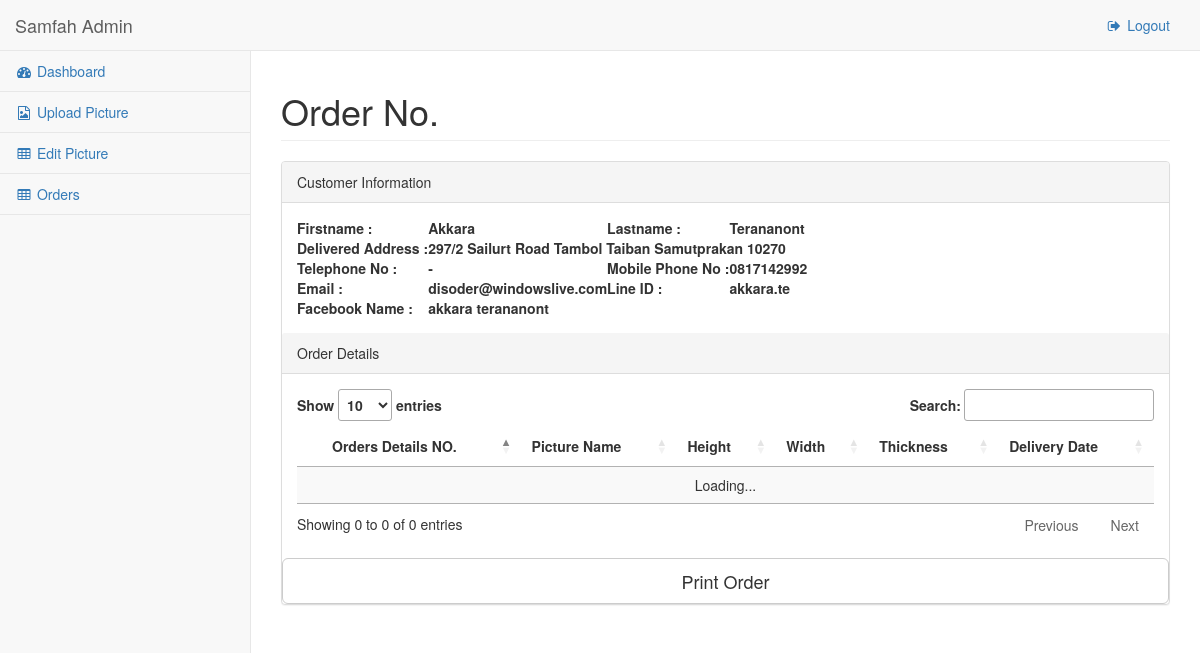
Page /backoffice/pages/orders-details.php (signed in) on the committed database.
### tables this page shows
CREATE TABLE `orders` (
  `Order_ID` int(6) unsigned zerofill NOT NULL AUTO_INCREMENT,
  `Date_for_Orders` date NOT NULL,
  `Date_for_Reserve` datetime NOT NULL,
  `Customer_ID` int(5) unsigned zerofill NOT NULL,
  PRIMARY KEY (`Order_ID`)
);

CREATE TABLE `customers` (
  `Customer_ID` int(5) unsigned zerofill NOT NULL AUTO_INCREMENT,
  `Customer_FirstName` varchar(30) NOT NULL,
  `Customer_LastName` varchar(30) NOT NULL,
  `Customer_Address` varchar(500) NOT NULL,
  `Customer_Phone` varchar(9) DEFAULT NULL,
  `Customer_Mobile` varchar(10) NOT NULL,
  `Customer_Email` varchar(30) NOT NULL,
  `Customer_LineID` varchar(20) DEFAULT NULL,
  `Customer_FBName` varchar(20) DEFAULT NULL,
  `Customer_Status` varchar(10) NOT NULL,
  PRIMARY KEY (`Customer_ID`)
);

### backoffice/pages/orders-details.php (the view, shortened to what this page needs)
<?php
$orderID = $_GET["orderid"];
require_once('../../app/config.inc.php');
$strsql  = "SELECT * ";
$strsql .= "FROM ";
$strsql .= "orders,customers,orders_details ";
$strsql .= "WHERE ";
$strsql .= "orders.Customer_ID = customers.Customer_ID AND ";
$strsql .= "orders.Order_ID = orders_details.Order_ID AND ";
$strsql .= "orders.Order_ID = 1";
$result = mysqli_query($objCon,$strsql);
while($row = mysqli_fetch_array($result,MYSQLI_ASSOC)){
    $firstname = $row['Customer_FirstName'];
    $lastname = $row['Customer_LastName'];
    $address = $row['Customer_Address'];
    $phone = $row['Customer_Phone'];
    $mobile = $row['Customer_Mobile'];
    $email = $row['Customer_Email'];
    $lineid = $row['Customer_LineID'];
    $fbname = $row['Customer_FBName'];
}
?>
<!DOCTYPE html>
<html lang="en">
<head>
    <link href="../vendor/bootstrap/css/bootstrap.min.css" rel="stylesheet">
    <link href="../vendor/metisMenu/metisMenu.min.css" rel="stylesheet">
    <link href="../vendor/datatables-responsive/dataTables.responsive.css" rel="stylesheet">
    <link rel="stylesheet" type="text/css" href="https://cdn.datatables.net/1.10.12/css/jquery.dataTables.min.css">
  	<link rel="stylesheet" type="text/css" href="https://cdn.datatables.net/buttons/1.2.0/css/buttons.dataTables.min.css">
  	<link rel="stylesheet" type="text/css" href="https://cdn.datatables.net/select/1.2.0/css/select.dataTables.min.css">
  	<link rel="stylesheet" type="text/css" href="../vendor/datatables-editor/css/editor.dataTables.min.css">
  	<link rel="stylesheet" type="text/css" href="../vendor/datatables-editor/examples/resources/syntax/shCore.css">
    <link href="../dist/css/sb-admin-2.css" rel="stylesheet">
    <link href="../vendor/font-awesome/css/font-awesome.min.css" rel="stylesheet" type="text/css">
</head>
<body>
    <div id="wrapper">
        <nav class="navbar navbar-default navbar-static-top" role="navigation" style="margin-bottom: 0">
            <div class="navbar-header">
                <a class="navbar-brand" href="index.php">Samfah Admin</a>
            </div>
            <ul class="nav navbar-top-links navbar-right">
              <li><a href="logout.php"><i class="fa fa-sign-out fa-fw"></i> Logout</a></li>
            </ul>
            <div class="navbar-default sidebar" role="navigation">
                <div class="sidebar-nav navbar-collapse">
                    <ul class="nav" id="side-menu">
                        <li>
                            <a href="index.php"><i class="fa fa-dashboard fa-fw"></i> Dashboard</a>
                        </li>
                        <li>
                            <a href="upload_picture.php"><i class="fa fa-file-picture-o fa-fw"></i> Upload Picture</a>
                        </li>
                        <li>
                            <a href="edit_picture.php"><i class="fa fa-table fa-fw"></i> Edit Picture</a>
                        </li>
                        <li>
                            <a href="orders.php"><i class="fa fa-table fa-fw"></i> Orders</a>
                        </li>
                    </ul>
                </div>
            </div>
        </nav>
        <div id="page-wrapper">
            <div class="row">
                <div class="col-lg-12">
                    <h1 class="page-header">Order No.<?=$orderID?></h1>
                </div>
            </div>
            <div class="row">
                <div class="col-lg-12">
                    <div class="panel panel-default">
                        <div class="panel-heading">
                            Customer Information
                        </div>
                        <div class="panel-body">
                          <table cellpadding="5" style="font-weight:bold; text-align:left;">
        										<tr>
        											<td>Firstname : </td>
        											<td><?=$firstname ?></td>
        											<td>Lastname : </td>
        											<td><?=$lastname ?></td>
        										</tr>
        										<tr>
        											<td style="vertical-align:top;">Delivered Address : </td>
        											<td colspan="3"><?=$address ?></td>
        										</tr>
        										<tr>
                              <td>Telephone No :</td>
                              <td><?=$phone ?></td>
        											<td>Mobile Phone No :</td>
        											<td><?=$mobile ?></td>
        										</tr>
        										<tr>
        											<td>Email :</td>
        											<td><?=$email ?></td>
        											<td>Line ID :</td>
        											<td><?=$lineid ?></td>
        										</tr>
        										<tr>
        											<td>Facebook Name :</td>
        											<td><?=$fbname ?></td>
        										</tr>
        									</table>
                        </div>
                        <div class="panel-heading">
                            Order Details
                        </div>
                        <div class="panel-body">
                          <table id="dataTables-example" class="display" cellspacing="0" width="100%">
                              <thead>
                                  <tr>
                                    <th></th>
                                    <th>Orders Details NO.</th>
                                    <th>Picture Name</th>
                                    <th>Height</th>
                                    <th>Width</th>
                                    <th>Thickness</th>
                                    <th>Delivery Date</th>
                                  </tr>
                              </thead>
                          </table>
                        </div>
                        <form name="print" method="POST" action="print-order.php">
                        <input class="btn btn-lg btn-default btn-block" type="button" name="btnSubmit" value="Print Order" onclick="submitForm()" />
                        </form>
                    </div>
                </div>
            </div>
        </div>
    </div>
</body>
</html>

### rows in the picture
orders: Customer_ID.Customer_FirstName "Akkara", Customer_ID.Customer_LastName "Terananont", Customer_ID.Customer_Address "297/2 Sailurt Road Tambol Taiban Samutprakan 10270", Customer_ID.Customer_Phone "-", Customer_ID.Customer_Mobile "0817142992", Customer_ID.Customer_Email "disoder@windowslive.com", Customer_ID.Customer_LineID "akkara.te", Customer_ID.Customer_FBName "akkara terananont"
